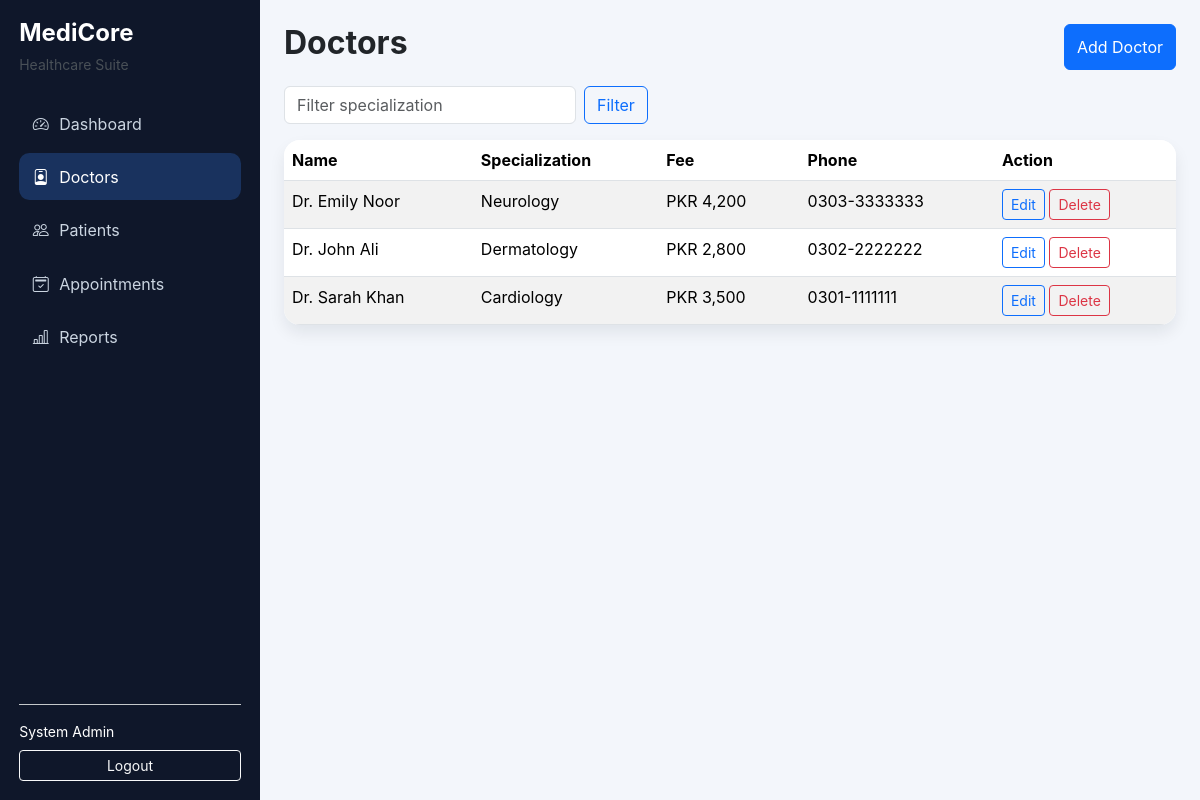
Page /admin/doctors.php (signed in) on the committed database.
### tables this page shows
CREATE TABLE doctors (
  id INT AUTO_INCREMENT PRIMARY KEY,user_id INT NOT NULL,specialization VARCHAR(120) NOT NULL,
  qualification VARCHAR(150),experience_years INT DEFAULT 0,fee DECIMAL(10,2) DEFAULT 0,
  available_days VARCHAR(120),bio TEXT,profile_pic VARCHAR(255),
  FOREIGN KEY (user_id) REFERENCES users(id) ON DELETE CASCADE
);

CREATE TABLE users (
  id INT AUTO_INCREMENT PRIMARY KEY,
  name VARCHAR(120) NOT NULL,
  email VARCHAR(120) NOT NULL UNIQUE,
  password VARCHAR(255) NOT NULL,
  role ENUM('admin','doctor','patient') NOT NULL,
  phone VARCHAR(30),
  created_at TIMESTAMP DEFAULT CURRENT_TIMESTAMP
);

### config/db.php (called while the page is built, shortened)
<?php
function e(?string $value): string
{
    return htmlspecialchars((string) $value, ENT_QUOTES, 'UTF-8');
}

### admin/doctors.php (the view, shortened to what this page needs)
<?php session_start(); require_once __DIR__ . '/../config/db.php'; requireLogin(['admin']);
$q=trim($_GET['specialization']??''); $sql='SELECT d.*,u.name,u.phone FROM doctors d JOIN users u ON u.id=d.user_id'; $p=[]; if($q!==''){ $sql.=' WHERE d.specialization LIKE ?'; $p[]="%$q%";} $sql.=' ORDER BY d.id DESC'; $s=$pdo->prepare($sql); $s->execute($p); $rows=$s->fetchAll();
$pageTitle='Doctors'; include __DIR__ . '/../includes/header.php'; ?>
<div class="d-flex justify-content-between mb-3"><h2 class="fw-bold">Doctors</h2><button class="btn btn-primary" data-bs-toggle="modal" data-bs-target="#add">Add Doctor</button></div>
<form class="row g-2 mb-3"><div class="col-md-4"><input class="form-control" name="specialization" value="<?= e($q) ?>" placeholder="Filter specialization"></div><div class="col-auto"><button class="btn btn-outline-primary">Filter</button></div></form>
<div class="table-wrap"><div class="table-responsive"><table class="table table-striped table-hover mb-0"><thead><tr><th>Name</th><th>Specialization</th><th>Fee</th><th>Phone</th><th>Action</th></tr></thead><tbody><?php foreach($rows as $r): ?><tr><td><?= e($r['name']) ?></td><td><?= e($r['specialization']) ?></td><td>PKR <?= e(number_format((float)$r['fee'],0)) ?></td><td><?= e($r['phone']) ?></td><td><button class="btn btn-sm btn-outline-primary" data-bs-toggle="modal" data-bs-target="#e<?= e((string)$r['id']) ?>">Edit</button> <form method="POST" class="d-inline"><input type="hidden" name="action" value="delete"><input type="hidden" name="doctor_id" value="<?= e((string)$r['id']) ?>"><button class="btn btn-sm btn-outline-danger" onclick="return confirm('Delete doctor?')">Delete</button></form></td></tr>
<?php endforeach; ?></tbody></table></div></div>
<?php include __DIR__ . '/../includes/footer.php'; ?>

### assets/css/style.css (style rules this page uses)
:root { --sidebar:#0f172a;--accent:#3b82f6;--bg:#f3f6fb }
body { background:var(--bg);font-family:Inter,Segoe UI,Arial,sans-serif }
.table-wrap { background:#fff;border-radius:1rem;overflow:hidden;box-shadow:0 8px 16px rgba(15,23,42,.08) }

### rows in the picture
doctors: user.name "Dr. Emily Noor", specialization "Neurology", fee "4,200", user.phone "0303-3333333"
doctors: user.name "Dr. John Ali", specialization "Dermatology", fee "2,800", user.phone "0302-2222222"
doctors: user.name "Dr. Sarah Khan", specialization "Cardiology", fee "3,500", user.phone "0301-1111111"

### other values in the picture
$label "Dashboard"
$label "Doctors"
$label "Patients"
$label "Appointments"
$label "Reports"
$_SESSION['name'] "System Admin"
